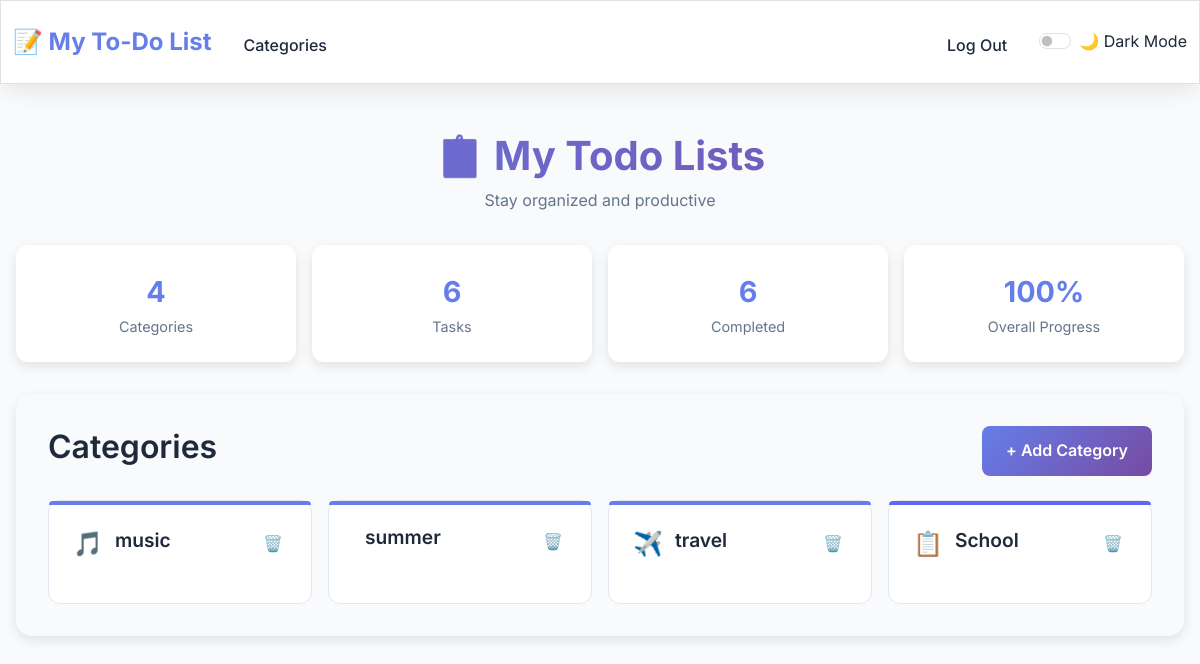
Screenshot of / (signed in) with the database file from the repository.
### tables this page shows
CREATE TABLE categories (
    id INTEGER PRIMARY KEY AUTOINCREMENT,
    user_id INTEGER NOT NULL,
    name TEXT NOT NULL,
    color TEXT DEFAULT '#667eea',
    icon TEXT DEFAULT '📋',
    created_at DATETIME DEFAULT CURRENT_TIMESTAMP, status TEXT NOT NULL DEFAULT 'Not started',
    FOREIGN KEY (user_id) REFERENCES users (id),
    UNIQUE(user_id, name)
);

### app.py (the view)
@app.route("/", methods=["GET"])
@login_required
def index():
    categories = db.execute("""
        SELECT c.id, c.name, c.color, c.icon,
               COUNT(t.id) as total_tasks,
               COUNT(CASE WHEN t.completed = 1 THEN 1 END) as completed_tasks
        FROM categories c
        LEFT JOIN tasks t ON c.id = t.category_id
        WHERE c.user_id = ?
        GROUP BY c.id, c.name, c.color, c.icon
        ORDER BY c.created_at DESC
    """, session["user_id"])
    for category in categories:
        if category['total_tasks'] > 0:
            category['completion_percentage'] = round((category['completed_tasks'] / category['total_tasks']) * 100)
        else:
            category['completion_percentage'] = 0
    total_categories = len(categories)
    total_tasks = sum(cat['total_tasks'] for cat in categories)
    total_completed = sum(cat['completed_tasks'] for cat in categories)
    overall_completion = round((total_completed / total_tasks) * 100) if total_tasks > 0 else 0
    return render_template("index.html",
                           categories=categories,
                           total_categories=total_categories,
                           total_tasks=total_tasks,
                           total_completed=total_completed,
                           overall_completion=overall_completion)

### app.py (called while the page is built)
@app.after_request
def after_request(response):
    response.headers["Cache-Control"] = "no-cache, no-store, must-revalidate"
    response.headers["Expires"] = 0
    response.headers["Pragma"] = "no-cache"
    return response

### helpers.py (called while the page is built)
def login_required(f):
    @wraps(f)
    def decorated_function(*args, **kwargs):
        if session.get("user_id") is None:
            return redirect("/login")
        return f(*args, **kwargs)
    return decorated_function

### templates/index.html (shortened to what this page needs)
{% extends "layout.html" %}
{% block body %}
<div class="header">
    <h1>📋 My Todo Lists</h1>
    <p>Stay organized and productive</p>
</div>
<div class="stats-grid">
  <div class="stat-card">
      <div class="stat-number">{{ total_categories }}</div>
      <div class="stat-label">Categories</div>
  </div>
  <div class="stat-card">
      <div class="stat-number">{{ total_tasks }}</div>
      <div class="stat-label">Tasks</div>
  </div>
  <div class="stat-card">
      <div class="stat-number">{{ total_completed }}</div>
      <div class="stat-label">Completed</div>
  </div>
  <div class="stat-card">
      <div class="stat-number">{{ overall_completion }}%</div>
      <div class="stat-label">Overall Progress</div>
  </div>
</div>
<div class="categories-section">
    <div class="section-header">
        <h2>Categories</h2>
        <button class="add-category-btn" id="openCategoryFormBtn">+ Add Category</button>
    </div>
    <div class="categories-grid" id="categories-grid">
        {% for category in categories %}
        <div class="category-card" style="--category-color: {{ category.color or '#667eea' }};"
             onclick="location.href='/category/{{ category.id }}'">
            <div class="category-header">
                <span class="category-icon">{{ category.icon or ' '}}</span>
                <h3 class="category-name">{{ category.name }}</h3>
                <button class="delete-btn" onclick="event.stopPropagation(); deleteCategory({{ category.id }})">🗑️</button>
            </div>
        </div>
        {% endfor %}
    </div>
</div>
{% endblock %}

### static/styles.css (style rules this page uses)
:root { --primary: #667eea; --primary-dark: #5a6fd8; --secondary: #764ba2; --success: #10b981; --warning: #f59e0b; --danger: #ef4444; --info: #3b82f6; --bg-primary: #f8fafc; --bg-secondary: #ffffff; --bg-tertiary: #f1f5f9; --text-primary: #1e293b; --text-secondary: #64748b; --text-muted: #94a3b8; --border: #e2e8f0; --border-focus: #cbd5e1; --shadow: 0 10px 25px -5px rgba(0, 0, 0, 0.1); --shadow-lg: 0 20px 40px -12px rgba(0, 0, 0, 0.15); --shadow-xl: 0 25px 50px -12px rgba(0, 0, 0, 0.25); --transition: all 0.2s cubic-bezier(0.4, 0, 0.2, 1); --transition-slow: all 0.3s cubic-bezier(0.4, 0, 0.2, 1); }
* { margin: 0; padding: 0; box-sizing: border-box; }
body { font-family: 'Inter', -apple-system, BlinkMacSystemFont, 'Segoe UI', Roboto, sans-serif; background: var(--bg-primary); color: var(--text-primary); line-height: 1.6; transition: var(--transition); min-height: 100vh; }
h1, h2, h3, h4, h5, h6 { font-weight: 600; line-height: 1.2; margin-bottom: 0.5rem; }
h1 { font-size: 2.5rem; }
h2 { font-size: 2rem; }
h3 { font-size: 1.5rem; }
p { margin-bottom: 1rem; color: var(--text-secondary); }
.category-card, .category, .card { background: var(--bg-secondary) !important; color: var(--text-primary) !important; border: 1px solid var(--border) !important; }
.categories-section, .categories-container, .main-content, .content-wrapper, .categories-wrapper { background: var(--bg-primary) !important; color: var(--text-primary) !important; }

### templates/index.html (style rules this page uses)
.header { text-align: center; margin-bottom: 2rem; }
.header h1 { background: linear-gradient(135deg, #667eea, #764ba2); -webkit-background-clip: text; -webkit-text-fill-color: transparent; font-size: 2.5rem; font-weight: 700; }
.stats-grid { display: grid; grid-template-columns: repeat(auto-fit, minmax(150px, 1fr)); gap: 1rem; margin-bottom: 2rem; }
.stat-card { background: white; padding: 1.5rem; border-radius: 12px; text-align: center; box-shadow: 0 4px 12px rgba(0,0,0,0.1); transition: transform 0.2s; }
.stat-number { font-size: 1.8rem; font-weight: 700; color: #667eea; }
.stat-label { color: #64748b; font-size: 0.9rem; }
.categories-section { background: white; border-radius: 16px; padding: 2rem; box-shadow: 0 4px 12px rgba(0,0,0,0.1); }
.section-header { display: flex; justify-content: space-between; align-items: center; margin-bottom: 1.5rem; }
.add-category-btn { background: linear-gradient(135deg, #667eea, #764ba2); color: white; border: none; padding: 0.75rem 1.5rem; border-radius: 8px; cursor: pointer; font-weight: 600; transition: transform 0.2s; }
.categories-grid { display: grid; grid-template-columns: repeat(auto-fit, minmax(250px, 1fr)); gap: 1rem; }
.category-card { background: #f8fafc; border: 2px solid #e2e8f0; border-radius: 12px; padding: 1.5rem; cursor: pointer; transition: all 0.2s; position: relative; }
.category-card::before { content: ''; position: absolute; top: 0; left: 0; right: 0; height: 4px; background: var(--category-color, #667eea); border-radius: 12px 12px 0 0; }
.category-header { display: flex; align-items: center; margin-bottom: 1rem; }
.category-icon { font-size: 1.5rem; margin-right: 0.75rem; }
.category-name { font-size: 1.2rem; font-weight: 600; flex: 1; }
.delete-btn { background: none; border: none; color: #ef4444; cursor: pointer; padding: 0.25rem; border-radius: 4px; }

### rows the page displays
categories: icon "🎵", name "music"
categories: name "summer"
categories: icon "✈️", name "travel"
categories: icon "📋", name "School"

### other values shown
{{ total_categories }} "4"
{{ total_tasks }} "6"
{{ total_completed }} "6"
{{ overall_completion }} "100"
